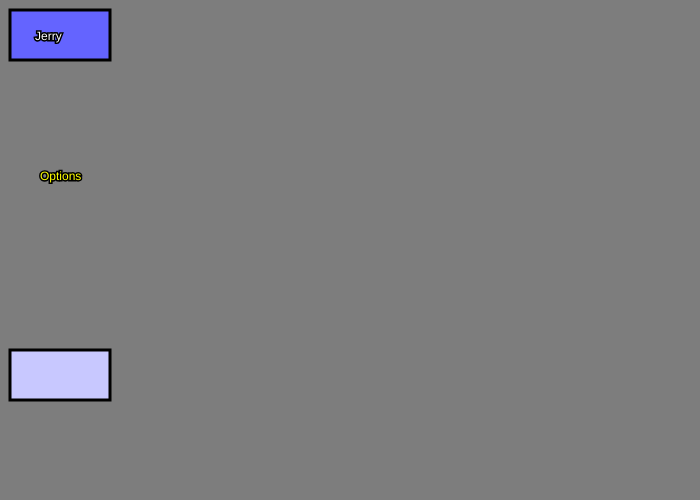
Frame 1 (no input)
Frame 60 (no input): identical to frame 1, image omitted
Frame 120 (the mouse pressed at the canvas centre since frame 60): identical to frame 1, image omitted

The p5.js sketch that drew this single still picture (run headless with seeded random() and noise() and a simulated clock; from frame 60 on, the mouse is pressed at the canvas centre):

// p5.js sketch
// ── sketch.js
var button2X;
var button2Y;
function setup()
{
  createCanvas(700,500);
  button2X = 10;
  button2Y = 150;

  
}

function draw()
{
	background(125,125,125)


	if (mouseX > 10 && mouseX < 10 + 100 && mouseY > 10 && mouseY < 10+50)
	{
		fill(255,50,255);
		stroke(0,0,0);
		strokeWeight(3);
		rect(10,10,100,50);		
	}
	else
	{
		fill(100,100,255);
		stroke(0,0,0);
		strokeWeight(3);
		rect(10,10,100,50);
	}

	fill(255,255,255);
	stroke(0,0,0);
	textSize(12);
	text("Jerry",35,40);

	fill(200,200,255)
	stroke(0,0,0)
	rect 

	fill(200,200,255);
	stroke(0,0,0);
	rect(button2X,500-button2Y,100,50);

	if (mouseX > button2X && mouseX < button2X + 100 && mouseY > button2Y && mouseY < button2Y+50)
	{
		fill(0,255,0);
		stroke(51,70,190);
		textSize(16);
		text("Hi",button2X+30-5,button2Y+30+2);
		fill(0,0,0)
		rect
	}
	else
	{
		fill(255,255,0);
		stroke(0,0,0);
		textSize(12);
		text("Options",button2X+30,button2Y+30);
	}

}
